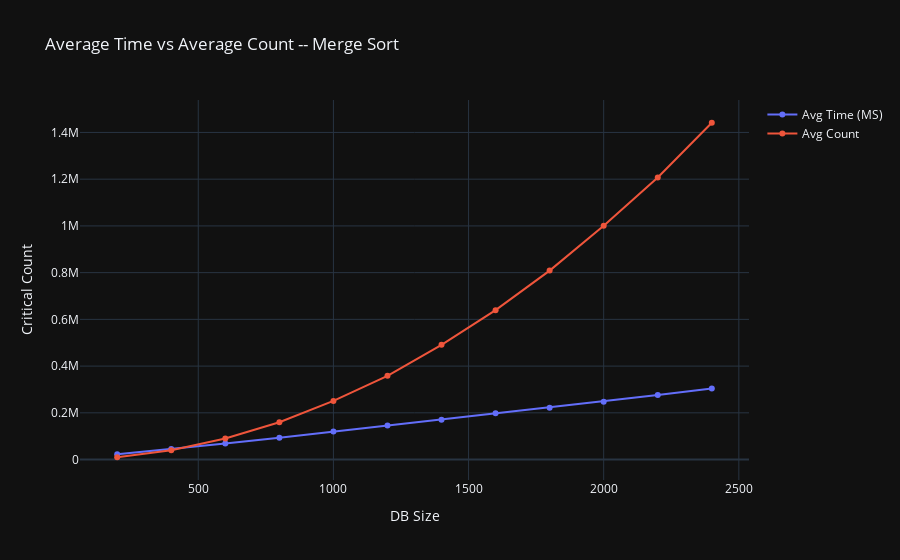
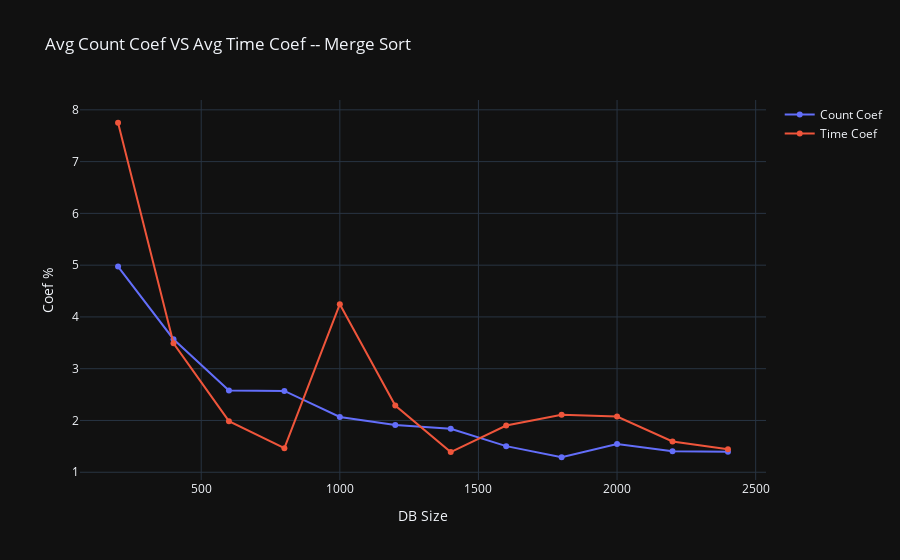

Source (notebook cell) for these figures, in order:
### Code cell
import pandas as pd
import plotly.express as px
import plotly.graph_objects as go

df = pd.read_csv('p2output/mergeResultsFinal.csv')


fig = go.Figure()

fig.add_trace(go.Scatter(x=df['Size'], y=df['Avg Time'], name='Avg Time (MS)'))

fig.add_trace(go.Scatter(x=df['Size'], y=df['Avg Count'], name='Avg Count'))

fig.update_layout(title='Average Time vs Average Count -- Merge Sort',
                  xaxis_title='DB Size',
                  yaxis_title='Critical Count',
                  template='plotly_dark')

fig.show()

fig2 = go.Figure()

fig2.add_trace(go.Scatter(x=df['Size'], y=df['Count Coef'], name='Count Coef'))

fig2.add_trace(go.Scatter(x=df['Size'], y=df['Time Coef'], name='Time Coef'))

fig2.update_layout(title='Avg Count Coef VS Avg Time Coef -- Merge Sort',
                  xaxis_title='DB Size',
                  yaxis_title='Coef %',
                  template='plotly_dark')

fig2.show()

### Figure 1 — Plotly figure (JSON) as saved in the notebook; plotly's stock layout.template omitted (floating-point values rounded to 4 significant figures)
{"data": [{"name": "Avg Time (MS)", "type": "scatter", "x": [200, 400, 600, 800, 1000, 1200, 1400, 1600, 1800, 2000, 2200, 2400], "y": [23050, 45535, 69027, 93724, 119619, 146197, 170415, 197917, 221984, 247929, 276217, 304592]}, {"name": "Avg Count", "type": "scatter", "x": [200, 400, 600, 800, 1000, 1200, 1400, 1600, 1800, 2000, 2200, 2400], "y": [9924, 39900, 89890, 159514, 250967, 358545, 491242, 639370, 808673, 1000818, 1207029, 1441480]}], "layout": {"title": {"text": "Average Time vs Average Count -- Merge Sort"}, "xaxis": {"title": {"text": "DB Size"}}, "yaxis": {"title": {"text": "Critical Count"}}}}

### Figure 2 — Plotly figure (JSON) as saved in the notebook; plotly's stock layout.template omitted (floating-point values rounded to 4 significant figures)
{"data": [{"name": "Count Coef", "type": "scatter", "x": [200, 400, 600, 800, 1000, 1200, 1400, 1600, 1800, 2000, 2200, 2400], "y": [4.973, 3.57, 2.579, 2.571, 2.068, 1.911, 1.841, 1.504, 1.29, 1.547, 1.404, 1.395]}, {"name": "Time Coef", "type": "scatter", "x": [200, 400, 600, 800, 1000, 1200, 1400, 1600, 1800, 2000, 2200, 2400], "y": [7.751, 3.491, 1.986, 1.464, 4.247, 2.288, 1.389, 1.903, 2.111, 2.075, 1.593, 1.443]}], "layout": {"title": {"text": "Avg Count Coef VS Avg Time Coef -- Merge Sort"}, "xaxis": {"title": {"text": "DB Size"}}, "yaxis": {"title": {"text": "Coef %"}}}}
